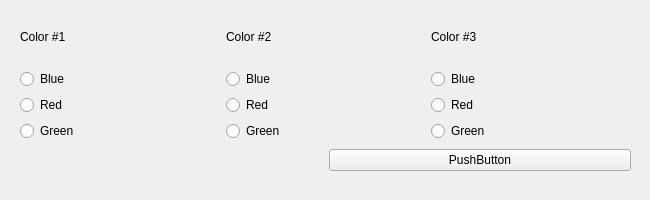
<?xml version="1.0" encoding="UTF-8"?>
<ui version="4.0">
 <class>MainWindow</class>
 <widget class="QMainWindow" name="MainWindow">
  <property name="geometry">
   <rect>
    <x>0</x>
    <y>0</y>
    <width>650</width>
    <height>200</height>
   </rect>
  </property>
  <property name="minimumSize">
   <size>
    <width>650</width>
    <height>200</height>
   </size>
  </property>
  <property name="maximumSize">
   <size>
    <width>650</width>
    <height>200</height>
   </size>
  </property>
  <property name="windowTitle">
   <string>MainWindow</string>
  </property>
  <widget class="QWidget" name="centralwidget">
   <widget class="QWidget" name="horizontalLayoutWidget">
    <property name="geometry">
     <rect>
      <x>20</x>
      <y>10</y>
      <width>611</width>
      <height>131</height>
     </rect>
    </property>
    <layout class="QHBoxLayout" name="horizontalLayout">
     <item>
      <layout class="QVBoxLayout" name="verticalLayout">
       <item>
        <widget class="QLabel" name="label">
         <property name="text">
          <string>Color #1</string>
         </property>
        </widget>
       </item>
       <item>
        <widget class="QRadioButton" name="blue1">
         <property name="text">
          <string>Blue</string>
         </property>
         <attribute name="buttonGroup">
          <string notr="true">color_group_1</string>
         </attribute>
        </widget>
       </item>
       <item>
        <widget class="QRadioButton" name="red1">
         <property name="text">
          <string>Red</string>
         </property>
         <attribute name="buttonGroup">
          <string notr="true">color_group_1</string>
         </attribute>
        </widget>
       </item>
       <item>
        <widget class="QRadioButton" name="green1">
         <property name="text">
          <string>Green</string>
         </property>
         <attribute name="buttonGroup">
          <string notr="true">color_group_1</string>
         </attribute>
        </widget>
       </item>
      </layout>
     </item>
     <item>
      <layout class="QVBoxLayout" name="verticalLayout_2">
       <item>
        <widget class="QLabel" name="label_2">
         <property name="text">
          <string>Color #2</string>
         </property>
        </widget>
       </item>
       <item>
        <widget class="QRadioButton" name="blue2">
         <property name="text">
          <string>Blue</string>
         </property>
         <attribute name="buttonGroup">
          <string notr="true">color_group_2</string>
         </attribute>
        </widget>
       </item>
       <item>
        <widget class="QRadioButton" name="red2">
         <property name="text">
          <string>Red</string>
         </property>
         <attribute name="buttonGroup">
          <string notr="true">color_group_2</string>
         </attribute>
        </widget>
       </item>
       <item>
        <widget class="QRadioButton" name="green2">
         <property name="text">
          <string>Green</string>
         </property>
         <attribute name="buttonGroup">
          <string notr="true">color_group_2</string>
         </attribute>
        </widget>
       </item>
      </layout>
     </item>
     <item>
      <layout class="QVBoxLayout" name="verticalLayout_3">
       <item>
        <widget class="QLabel" name="label_3">
         <property name="text">
          <string>Color #3</string>
         </property>
        </widget>
       </item>
       <item>
        <widget class="QRadioButton" name="blue3">
         <property name="text">
          <string>Blue</string>
         </property>
         <attribute name="buttonGroup">
          <string notr="true">color_group_3</string>
         </attribute>
        </widget>
       </item>
       <item>
        <widget class="QRadioButton" name="red3">
         <property name="text">
          <string>Red</string>
         </property>
         <attribute name="buttonGroup">
          <string notr="true">color_group_3</string>
         </attribute>
        </widget>
       </item>
       <item>
        <widget class="QRadioButton" name="green3">
         <property name="text">
          <string>Green</string>
         </property>
         <attribute name="buttonGroup">
          <string notr="true">color_group_3</string>
         </attribute>
        </widget>
       </item>
      </layout>
     </item>
    </layout>
   </widget>
   <widget class="QWidget" name="horizontalLayoutWidget_2">
    <property name="geometry">
     <rect>
      <x>20</x>
      <y>140</y>
      <width>611</width>
      <height>41</height>
     </rect>
    </property>
    <layout class="QHBoxLayout" name="horizontalLayout_2">
     <item>
      <widget class="QLabel" name="result">
       <property name="text">
        <string/>
       </property>
      </widget>
     </item>
     <item>
      <widget class="QPushButton" name="make_flag">
       <property name="text">
        <string>PushButton</string>
       </property>
      </widget>
     </item>
    </layout>
   </widget>
  </widget>
 </widget>
 <resources/>
 <connections/>
 <buttongroups>
  <buttongroup name="color_group_1"/>
  <buttongroup name="color_group_2"/>
  <buttongroup name="color_group_3"/>
 </buttongroups>
</ui>
